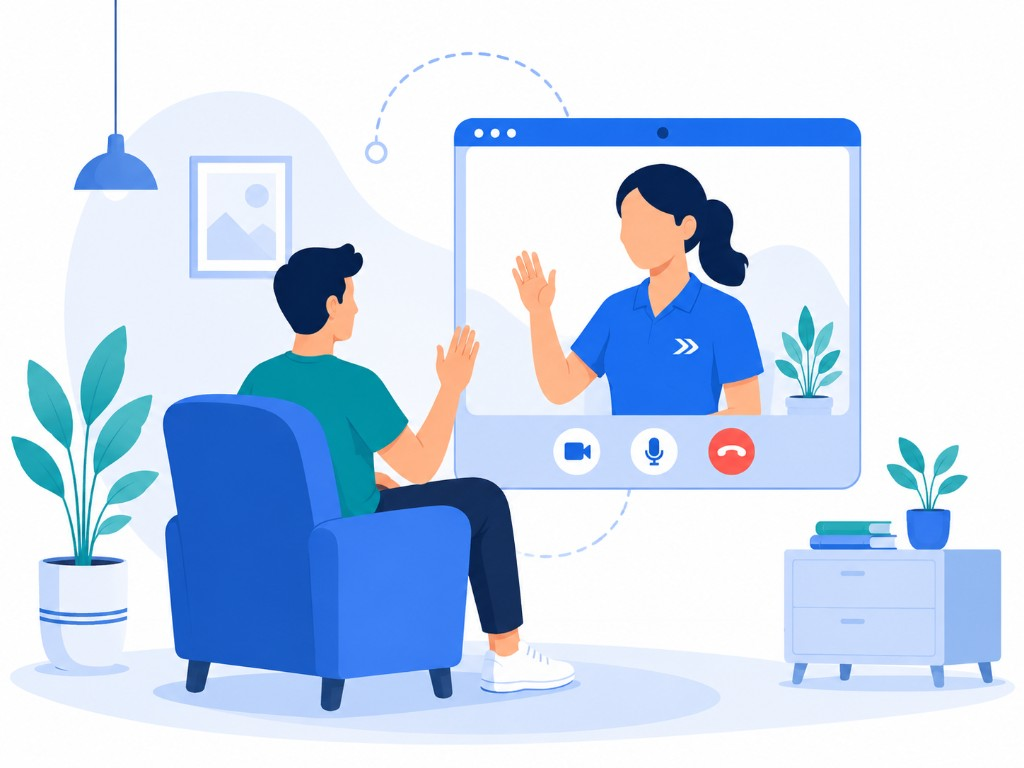
#> input picture mobile/assets/welcome-1-video.png, 1024 x 768 px, given in place of __2026__10_51_08_AM-355a5786-7ff4-43b8-8770-cdcb794f4bd8.png, which was not available
$ python build_icon_symbols.py
#> lines starting #> are read from the running program, lines starting #| are printed output that depends on the picture; after the words box and inside, x2 and y2 are one past the last pixel; in counts of white or black regions, pixels touching at a corner belong together; pictures that were not available may be replaced by others from this repository, and a replacement may not be noted
"""Process icon/symbol-only full-color + white variants."""
from pathlib import Path

import numpy as np
from PIL import Image

ROOT = Path(r"c:\Users\thahs\Stride")
ASSETS = Path(
    r"C:\Users\thahs\.cursor\projects\c-Users-thahs-Stride\assets"
)

ICON_COLOR = ASSETS / (
    "c__Users_thahs_AppData_Roaming_Cursor_User_workspaceStorage_"
    "5319be572a4682f45de75e8eff8e9cfa_images_ChatGPT_Image_Sep_17__2026__"
    "10_51_08_AM-355a5786-7ff4-43b8-8770-cdcb794f4bd8.png"
)
ICON_WHITE = ASSETS / (
    "c__Users_thahs_AppData_Roaming_Cursor_User_workspaceStorage_"
    "5319be572a4682f45de75e8eff8e9cfa_images_ChatGPT_Image_Sep_17__2026__"
    "10_55_27_AM-54766692-1efa-4bf2-8d53-1e68d03511fa.png"
)

OUT_DIRS = [
    ROOT / "web" / "public" / "brand",
    ROOT / "mobile" / "assets" / "brand",
]


def crop_to_alpha(img: Image.Image, pad: int = 10) -> Image.Image:
    alpha = np.asarray(img.split()[-1])
    ys, xs = np.where(alpha > 8)
    if len(xs) == 0:
        return img
    left, right = max(0, xs.min() - pad), min(img.width, xs.max() + pad + 1)
    top, bottom = max(0, ys.min() - pad), min(img.height, ys.max() + pad + 1)
    side = max(right - left, bottom - top)
    cx, cy = (left + right) // 2, (top + bottom) // 2
    half = side // 2
    left = max(0, cx - half)
    top = max(0, cy - half)
    right = min(img.width, left + side)
    bottom = min(img.height, top + side)
    return img.crop((left, top, right, bottom))


def color_icon_transparent(src: Path) -> Image.Image:
    arr = np.asarray(Image.open(src).convert("RGBA")).copy()
    r, g, b, a = arr[:, :, 0], arr[:, :, 1], arr[:, :, 2], arr[:, :, 3]
#> a: shape (768, 1024); every value is 255
    luma = (
        0.2126 * r.astype(np.float32)
        + 0.7152 * g.astype(np.float32)
        + 0.0722 * b.astype(np.float32)
    )
    blueish = (b.astype(np.int16) - np.maximum(r, g).astype(np.int16)) > 6
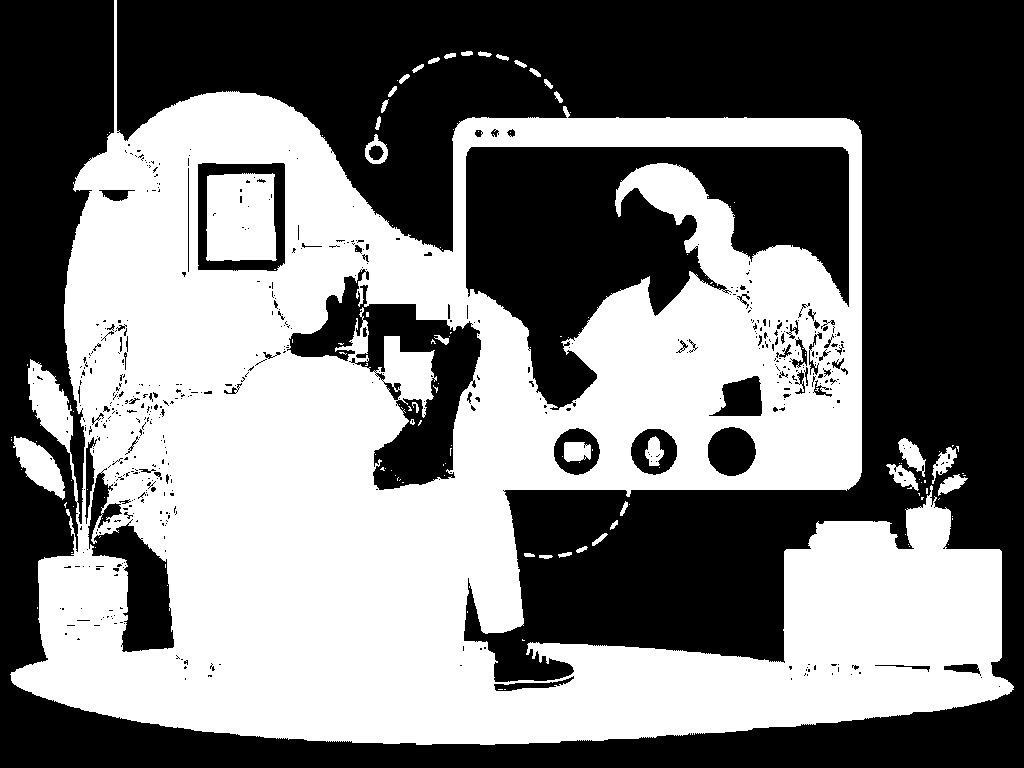
#> blueish: shape (768, 1024) bool; 47.6% white; 138 white regions (105 under 20 px), largest, box (x1, y1, x2, y2) and area: (10, 0, 1014, 745) 363091, (206, 173, 277, 261) 5787, (13, 436, 65, 500) 1609
    # Keep pale globe disc too (light blues / near-white blues)
    pale_disc = (luma > 140) & (b >= r) & (b >= g)
#> pale_disc: shape (768, 1024) bool; 75.3% white; 851 black regions (603 under 20 px), largest, box (x1, y1, x2, y2) and area: (163, 243, 529, 711) 103008, (502, 164, 764, 416) 38387, (454, 118, 861, 146) 11011
    keep = blueish | pale_disc | ((luma > 55) & blueish)
#> keep: shape (768, 1024) bool; 93.1% white; 851 black regions (609 under 20 px), largest, box (x1, y1, x2, y2) and area: (502, 239, 597, 406) 6568, (374, 324, 481, 485) 6425, (607, 188, 704, 316) 6122
    # Broader keep: anything not near-black
    keep = (luma > 28) | blueish | pale_disc
#> keep: shape (768, 1024) bool; 100% white; black in thin lines or dots, all inside (x1, y1, x2, y2) = (620, 195, 667, 217)
    out = arr.copy()
    out[~keep, 3] = 0
#> out: shape (768, 1024, 4); mean R, G, B, A 199.7, 216.1, 238.1, 255
    # Soften near-black fringe
    fringe = (luma <= 45) & keep
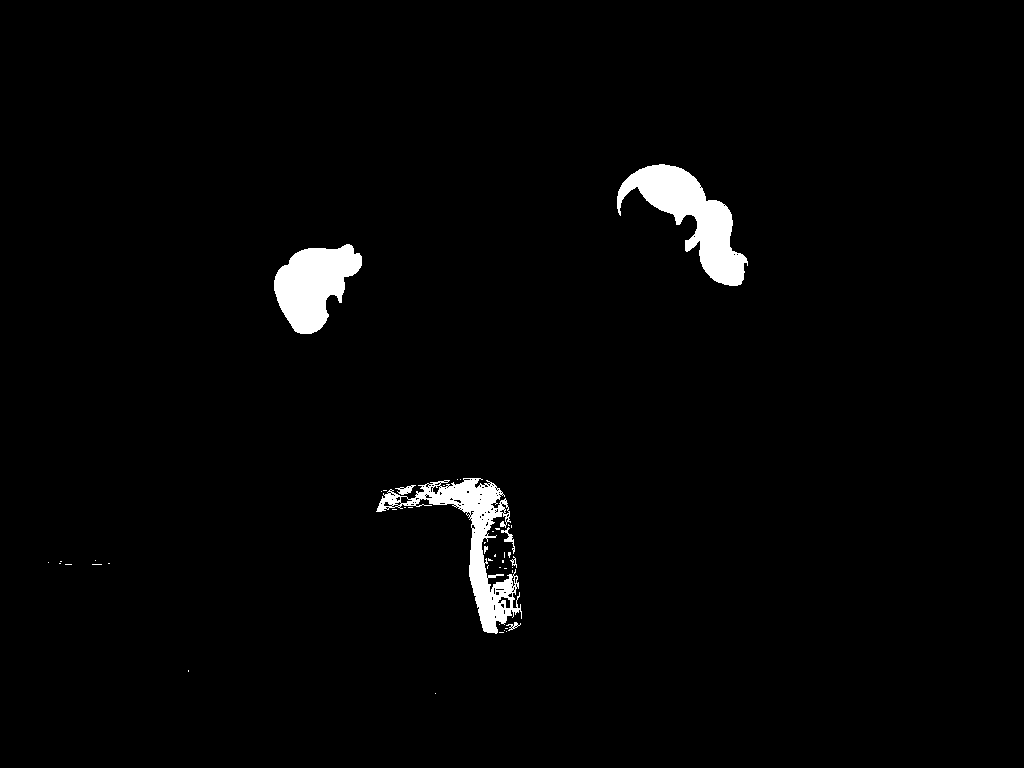
#> fringe: shape (768, 1024) bool; 2.1% white; 45 white regions (37 under 20 px), largest, box (x1, y1, x2, y2) and area: (617, 164, 748, 286) 6115, (376, 478, 522, 634) 5244, (274, 244, 362, 334) 4933
    out[fringe, 3] = np.clip((luma[fringe] / 45.0) * 255, 0, 255).astype(np.uint8)
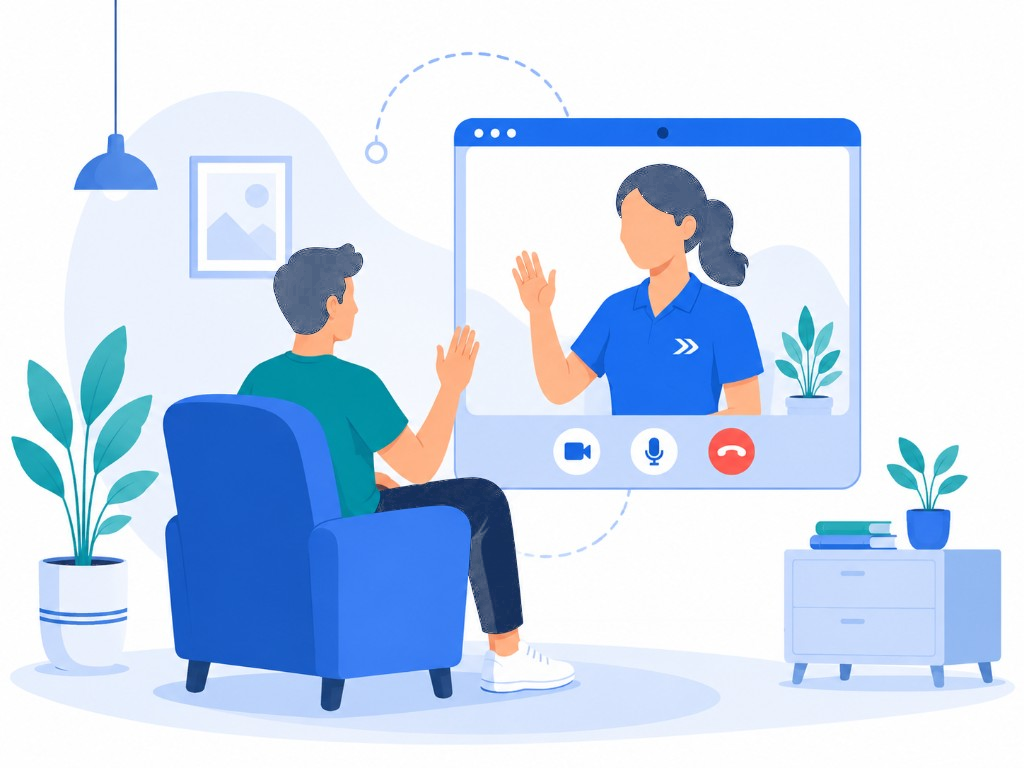
#> out: shape (768, 1024, 4); mean R, G, B, A 199.7, 216.1, 238.1, 253.8; transparent parts drawn white
    return crop_to_alpha(Image.fromarray(out, mode="RGBA"))
#> in crop_to_alpha, `left, right = max(0, xs.min() - pad), min(img.width, xs.max() + pad + 1)`: left = 0; right = 1024
#> in crop_to_alpha, `top, bottom = max(0, ys.min() - pad), min(img.height, ys.max() + pad +..`: top = 0; bottom = 768
#> in crop_to_alpha, `side = max(right - left, bottom - top)`: side = 1024
#> in crop_to_alpha, `cx, cy = (left + right) // 2, (top + bottom) // 2`: cx = 512; cy = 384
#> in crop_to_alpha, `half = side // 2`: half = 512


def white_icon_transparent(src: Path) -> Image.Image:
    arr = np.asarray(Image.open(src).convert("RGBA")).copy()
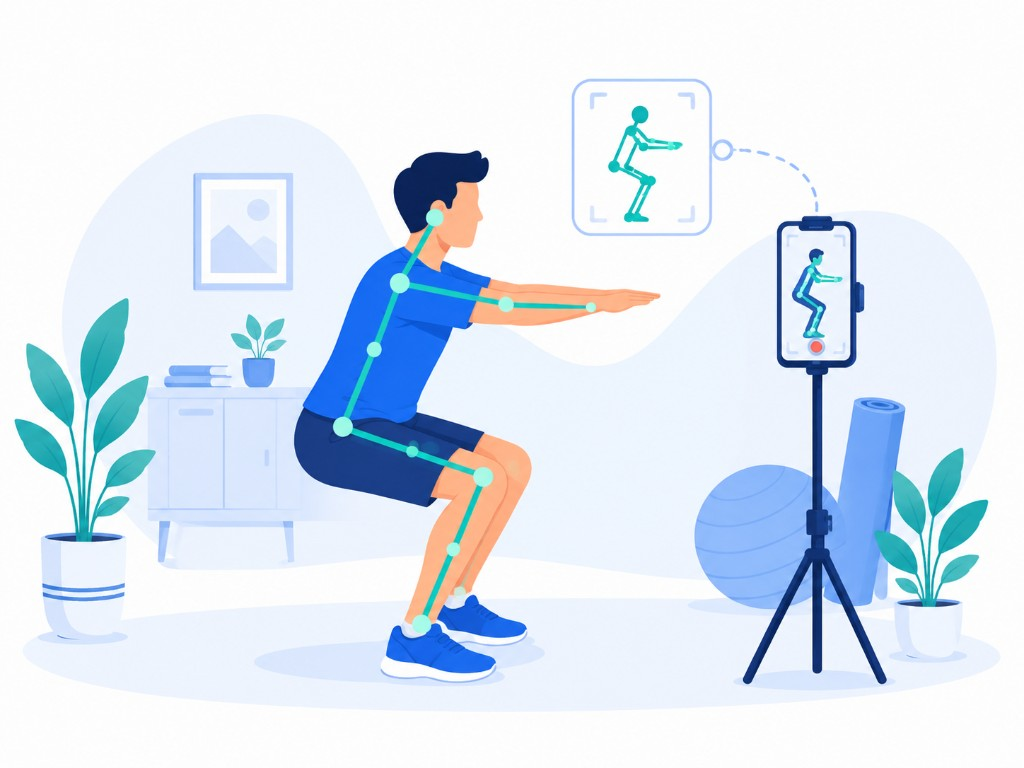
#> input picture mobile/assets/welcome-2-exercise.png, 1024 x 768 px, given in place of __2026__10_55_27_AM-54766692-1efa-4bf2-8d53-1e68d03511fa.png, which was not available
    r, g, b = arr[:, :, 0], arr[:, :, 1], arr[:, :, 2]
    luma = (
        0.2126 * r.astype(np.float32)
        + 0.7152 * g.astype(np.float32)
        + 0.0722 * b.astype(np.float32)
    )
    out = np.zeros_like(arr)
    mark = luma > 40
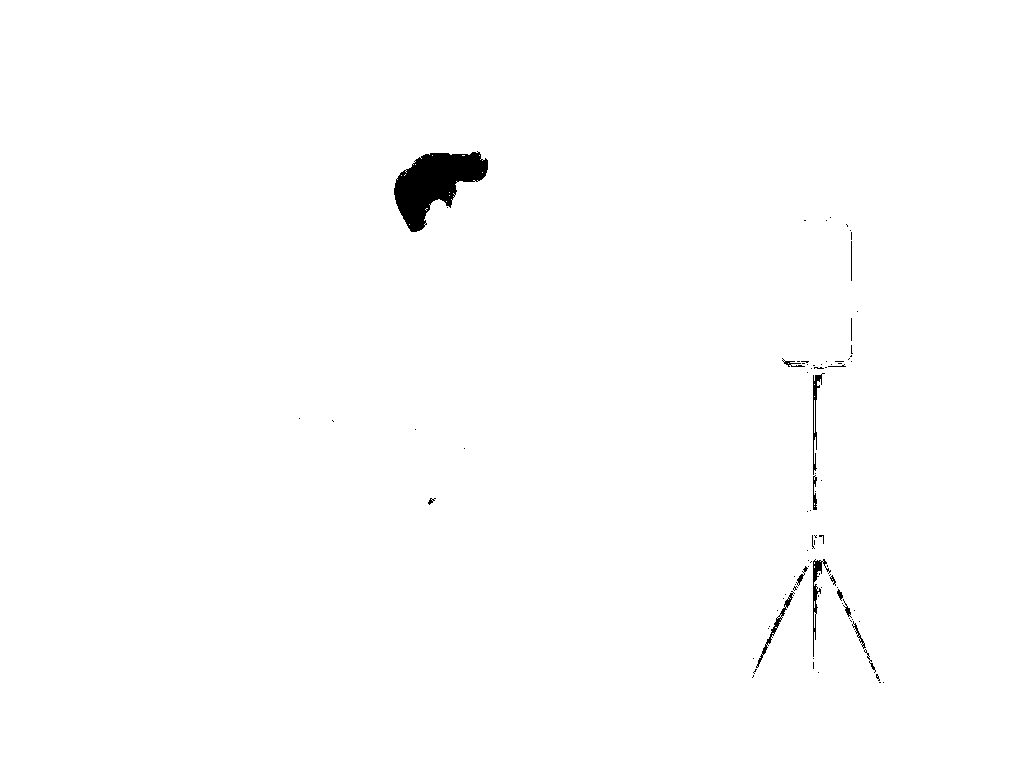
#> mark: shape (768, 1024) bool; 99.3% white; 88 black regions (72 under 20 px), largest, box (x1, y1, x2, y2) and area: (394, 151, 488, 232) 4059, (813, 559, 831, 657) 362, (813, 373, 825, 475) 298
    soft = (luma > 18) & (luma <= 40)
#> soft: shape (768, 1024) bool; 0.73% white; 88 white regions (72 under 20 px), largest, box (x1, y1, x2, y2) and area: (394, 151, 488, 232) 4056, (813, 559, 831, 657) 362, (813, 373, 825, 475) 298
    out[mark, 0] = 255
    out[mark, 1] = 255
    out[mark, 2] = 255
    out[mark, 3] = np.clip(luma[mark], 0, 255).astype(np.uint8)
    out[soft, 0] = 255
#> out: shape (768, 1024, 4); mean of channels 0, 1, 2, 3 255, 253.1, 253.1, 229.3
    out[soft, 1] = 255
#> out: shape (768, 1024, 4); mean of channels 0, 1, 2, 3 255, 255, 253.1, 229.3
    out[soft, 2] = 255
#> out: shape (768, 1024, 4); mean of channels 0, 1, 2, 3 255, 255, 255, 229.3
    out[soft, 3] = np.clip((luma[soft] / 40.0) * 200, 0, 255).astype(np.uint8)
#> out: shape (768, 1024, 4); mean of channels 0, 1, 2, 3 255, 255, 255, 230.5
    return crop_to_alpha(Image.fromarray(out, mode="RGBA"))


def save(name: str, img: Image.Image) -> None:
#> called with name = 'icon.png'
    for d in OUT_DIRS:
        d.mkdir(parents=True, exist_ok=True)
        path = d / name
        img.save(path, "PNG", optimize=True)
        print("wrote", path, img.size, path.stat().st_size)


def main() -> None:
    icon = color_icon_transparent(ICON_COLOR)
    icon_white = white_icon_transparent(ICON_WHITE)
    save("icon.png", icon)
    save("icon-white.png", icon_white)

    # Favicon / launcher aliases
    for alias in [
        ROOT / "web" / "public" / "icon.png",
        ROOT / "web" / "public" / "logo.png",
        ROOT / "mobile" / "assets" / "icon.png",
    ]:
        icon.save(alias, "PNG", optimize=True)
        print("alias", alias)


if __name__ == "__main__":
#> (the run stopped early here; a loop or call above may not have finished)
